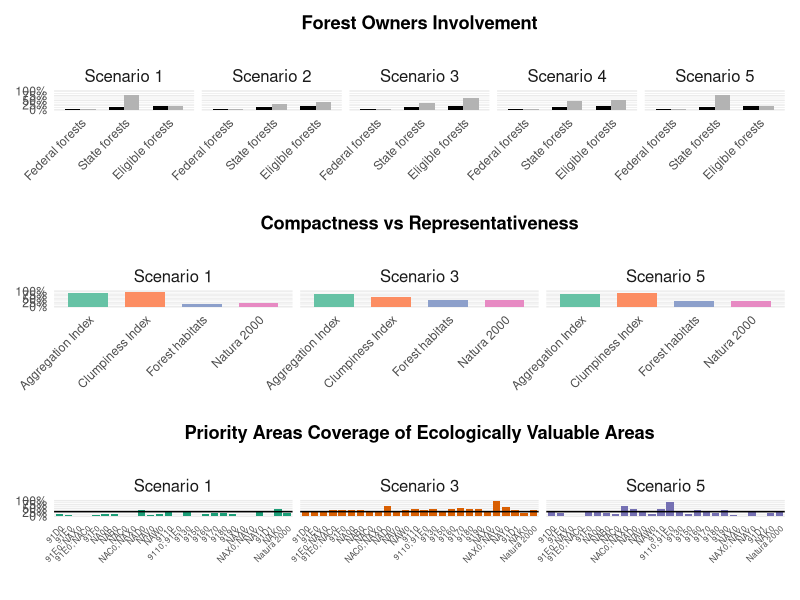
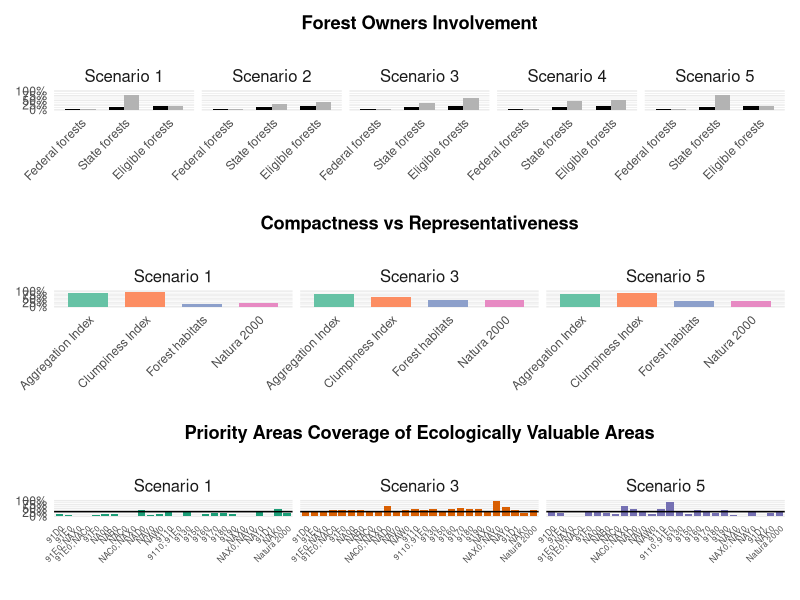

These figures' R source, in order:
#load librariess
library(ggplot2)
library(patchwork)
library(RColorBrewer)

# Dati per la prima serie
data1 <- data.frame(
  scenario = rep(paste("Scenario", 1:5), each = 6),
  ownership = rep(c("Federal forests", "State forests", "Eligible forests"), each = 2, times = 5),
  type = rep(c("Initial", "New"), 15),
  value = c(
    # Scenario 1
    0.016, 0.016, 0.13, 0.802, 0.182, 0.182,
    # Scenario 2
    0.016, 0.016, 0.13, 0.331, 0.182, 0.412,
    # Scenario 3
    0.016, 0.016, 0.13, 0.376, 0.182, 0.617,
    # Scenario 4
    0.016, 0.016, 0.13, 0.467, 0.182, 0.517,
    # Scenario 5
    0.016, 0.016, 0.13, 0.802, 0.182, 0.182
  )
)

# Impostare l'ordine corretto per le forest ownership
data1$ownership <- factor(data1$ownership, levels = c("Federal forests", "State forests", "Eligible forests"))


# Dati per la seconda serie
data2 <- data.frame(
  scenario = rep(paste("Scenario", c(1, 3, 5)), each = 4),
  metric = rep(c("Aggregation Index", "Clumpiness Index", "Forest habitats", "Natura 2000"), 3),
  value = c(
    # Scenario 1
    0.857, 0.939, 0.203, 0.233,
    # Scenario 3
    0.806, 0.625, 0.434, 0.459,
    # Scenario 5
    0.841, 0.852, 0.350, 0.372
  )
)

# Impostare l'ordine corretto per le metriche
data2$metric <- factor(data2$metric, levels = c("Aggregation Index", "Clumpiness Index", "Forest habitats", "Natura 2000"))


# Dati per la terza serie
features <- c("91D0", "91E0", "91E0; NAX0", "91E0; NAC0", "91F0", "NA00", "NAB0", "NAC0", "NAC0; NAX0", "NAD0", 
              "NAV0", "NAW0", "9110", "9110; 91E0", "9130", "9150", "9160", "9170", "9180", "9190", 
              "NAX0", "NAX0; NAY0", "NAY0", "91D1", "NAK0", "Natura 2000")

values_scenario1 <- c(13, 11, 0, 0, 8, 14, 13, 4, 5, 38, 7, 12, 29, 0, 25, 4, 18, 20, 19, 15, 3, 0, 29, 0, 50, 20)
values_scenario3 <- c(33, 36, 33, 38, 38, 41, 41, 32, 37, 66, 32, 42, 50, 41, 45, 33, 44, 51, 45, 45, 31, 100, 57, 40, 20, 43)
values_scenario5 <- c(26, 22, 0, 5, 33, 29, 19, 15, 68, 44, 25, 13, 47, 91, 33, 14, 38, 26, 23, 39, 9, 0, 34, 0, 20, 35)

data3 <- data.frame(
  scenario = rep(paste("Scenario", c(1, 3, 5)), each = 26),
  category = rep(features, 3),
  value = c(values_scenario1, values_scenario3, values_scenario5) / 100  # Convertito in decimali
)

# Impostare l'ordine corretto per le categorie
data3$category <- factor(data3$category, levels = features)


# Funzione per il tema comune
common_theme <- function() {
  theme_minimal() +
    theme(
      legend.position = "none",
      axis.text.x = element_text(angle = 45, hjust = 1),
      strip.text = element_text(size = 12, face = "plain"),
      plot.title = element_text(hjust = 0.5, face = "bold", margin = margin(b = 20)),
      axis.title.y = element_blank()
    )
}

# Prima serie di barplot
p1 <- ggplot(data1, aes(x = ownership, y = value, fill = type)) +
  geom_bar(stat = "identity", position = "dodge", width = 0.7) +
  scale_fill_manual(values = c("Initial" = "black", "New" = "grey70")) +
  facet_grid(~ scenario, scales = "free_x", space = "free_x") +
  labs(title = "Forest Owners Involvement", x = NULL) +
  common_theme() +
  scale_y_continuous(limits = c(0, 1), labels = scales::percent)

#rimuovo griglia in sfondo
p1 <- p1 + theme(
  panel.grid.major.x = element_blank(),
  panel.grid.minor.x = element_blank()
)

# Seconda serie di barplot
p2 <- ggplot(data2, aes(x = metric, y = value, fill = metric)) +
  geom_bar(stat = "identity", width = 0.7) +
  scale_fill_brewer(palette = "Set2") +
  facet_grid(~ scenario, scales = "free_x", space = "free_x") +
  labs(title = "Compactness vs Representativeness", x = NULL, y = "Percentage") +
  common_theme() +
  scale_y_continuous(limits = c(0, 1), labels = scales::percent)

p2 <- p2 + theme(
  panel.grid.major.x = element_blank(),
  panel.grid.minor.x = element_blank()
)

# Terza serie di barplot
p3 <- ggplot(data3, aes(x = category, y = value, fill = factor(scenario))) +
  geom_bar(stat = "identity", width = 0.8) +
  scale_fill_brewer(palette = "Dark2") +
  facet_grid(~ scenario, scales = "free_x", space = "free_x") +
  geom_hline(yintercept = 0.3, color = "black", linetype = "solid", size = 0.5) +
  labs(title = "Priority Areas Coverage of Ecologically Valuable Areas", x = "") +
  common_theme() +
  theme(
    axis.text.x = element_text(angle = 45, hjust = 1, size = 6),
    axis.text.x.bottom = element_text(size = 6, hjust = 1, angle = 45)  # Aggiungi questa riga
  ) +
  scale_y_continuous(limits = c(0, 1), labels = scales::percent)

p3 <- p3 + theme(
  panel.grid.major.x = element_blank(),
  panel.grid.minor.x = element_blank()
)


# Combinare i plot verticalmente con più spazio tra loro
final_plot <- p1 / plot_spacer() / p2 / plot_spacer() / p3 +
  plot_layout(heights = c(1.2, 0.1, 1, 0.1, 1))

# Visualizzare il plot
print(final_plot)

# Salvare il plot come immagine ad alta risoluzione
ggsave("figure4.png", final_plot, width = 12, height = 18, dpi = 1000)
